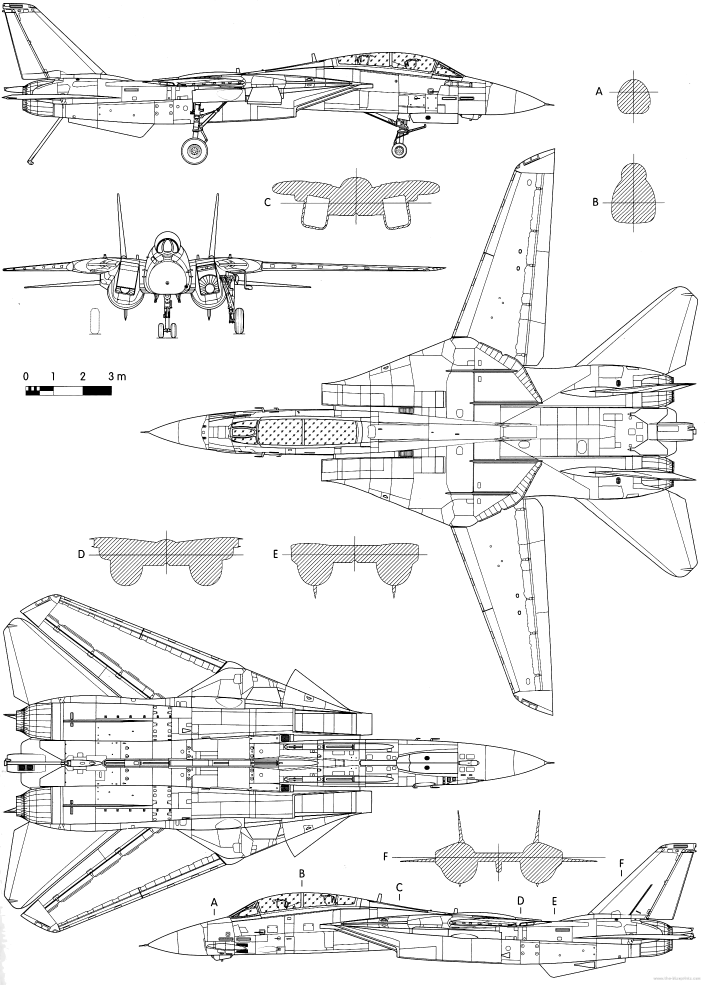
#> input picture references/UPC_Figure3_15_source_exact.png, 2113 x 2953 px (shown at 1/3 size)
$ python recover_C_tips_shoulders.py
#> lines starting #> are read from the running program, lines starting #| are printed output that depends on the picture
"""Fehlende Spitzen und aeussere Schulterrundungen aus originalen Rasterzeilen."""
from pathlib import Path
from PIL import Image,ImageDraw
import numpy as np,json,hashlib
O=Path(__file__).parent;R=O.parents[1];src=R/'references/UPC_Figure3_15_source_exact.png';im=Image.open(src).convert('RGB');a=np.array(im.convert('L'));cases=[]
#> further down, im is the input picture: PIL image 2113x2953 RGB; min 0, max 255, mean 239.5
regions=[('linke_Spitze',810,835,561,571,'min'),('rechte_Spitze',1305,1328,561,571,'max'),('linke_Schulter',875,900,586,599,'min'),('rechte_Schulter',1240,1262,585,599,'max')]
for t in [96,128,160]:
 segs=[]
 for name,lo,hi,y0,y1,side in regions:
  seg=[]
  for y in range(y0,y1):
   xs=np.where(a[y,lo:hi]<t)[0]+lo
   assert len(xs)>0
   x=int(xs.min() if side=='min' else xs.max());assert lo<x<hi-1
   seg.append([x,y])
  segs.append(seg)
 cases.append(dict(threshold=t,segments_pixel=segs))
#> after the loop, cases = 3 items
j=dict(status='C_SPITZEN_SCHULTERN_RASTER_REFERENZEN',source_sha256=hashlib.sha256(src.read_bytes()).hexdigest(),regions=regions,cases=cases,method='Zeilenweise aeussere Dunkelpixel-Extrema in vier getrennten lokalen ROIs, keine Interpolation.',limits=['Strichaussenkante, keine Strichmitte oder metrisch verifizierte Originalhaut.','Nur lokale offene Referenzen; keine automatische Verknuepfung oder Schliessung.'],production_release=False)
#> j = 7 items
(O/'C_tips_shoulders.json').write_text(json.dumps(j,ensure_ascii=False,indent=2),encoding='utf-8')
crop=im.crop((805,520,1335,700)).resize((1590,540));dr=ImageDraw.Draw(crop)
#> after `crop = im.crop((805, 520, 1335, 700)).resize((1590, 540))`:
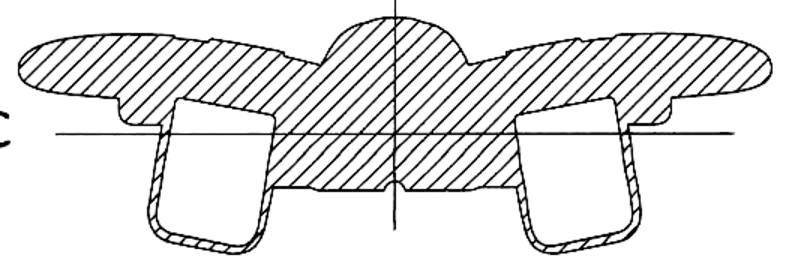
#> crop: PIL image 1590x540 RGB (shown at 1/2 size); min 0, max 255, mean 230.3
for seg in cases[1]['segments_pixel']:dr.line([((x-805)*3,(y-520)*3) for x,y in seg],fill=(220,0,0),width=2)
#> this loop made 4 passes
crop.save(O/'C_tips_shoulders_overlay.png');print([(v['threshold'],[(s[0],s[-1]) for s in v['segments_pixel']]) for v in cases])
#> (printed output is left out)
